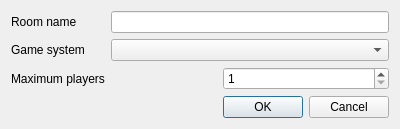
<?xml version="1.0" encoding="UTF-8"?>
<ui version="4.0">
 <class>CreateGameDialog</class>
 <widget class="QDialog" name="CreateGameDialog">
  <property name="geometry">
   <rect>
    <x>0</x>
    <y>0</y>
    <width>400</width>
    <height>119</height>
   </rect>
  </property>
  <property name="windowTitle">
   <string>Create game</string>
  </property>
  <layout class="QGridLayout" name="gridLayout">
   <item row="2" column="0">
    <widget class="QLabel" name="lblMaxPlayers">
     <property name="text">
      <string>Maximum players</string>
     </property>
    </widget>
   </item>
   <item row="0" column="1" colspan="2">
    <widget class="QLineEdit" name="leRoomName"/>
   </item>
   <item row="2" column="1">
    <spacer name="hsMaxPlayers">
     <property name="orientation">
      <enum>Qt::Horizontal</enum>
     </property>
     <property name="sizeHint" stdset="0">
      <size>
       <width>40</width>
       <height>20</height>
      </size>
     </property>
    </spacer>
   </item>
   <item row="0" column="0">
    <widget class="QLabel" name="lblRoomName">
     <property name="text">
      <string>Room name</string>
     </property>
    </widget>
   </item>
   <item row="2" column="2">
    <widget class="QSpinBox" name="sbMaxPlayers">
     <property name="minimum">
      <number>1</number>
     </property>
    </widget>
   </item>
   <item row="4" column="2">
    <widget class="QDialogButtonBox" name="bbButtons">
     <property name="standardButtons">
      <set>QDialogButtonBox::Cancel|QDialogButtonBox::Ok</set>
     </property>
    </widget>
   </item>
   <item row="1" column="1" colspan="2">
    <widget class="QComboBox" name="cmbSystem"/>
   </item>
   <item row="1" column="0">
    <widget class="QLabel" name="lblSystem">
     <property name="text">
      <string>Game system</string>
     </property>
    </widget>
   </item>
  </layout>
 </widget>
 <resources/>
 <connections/>
</ui>
